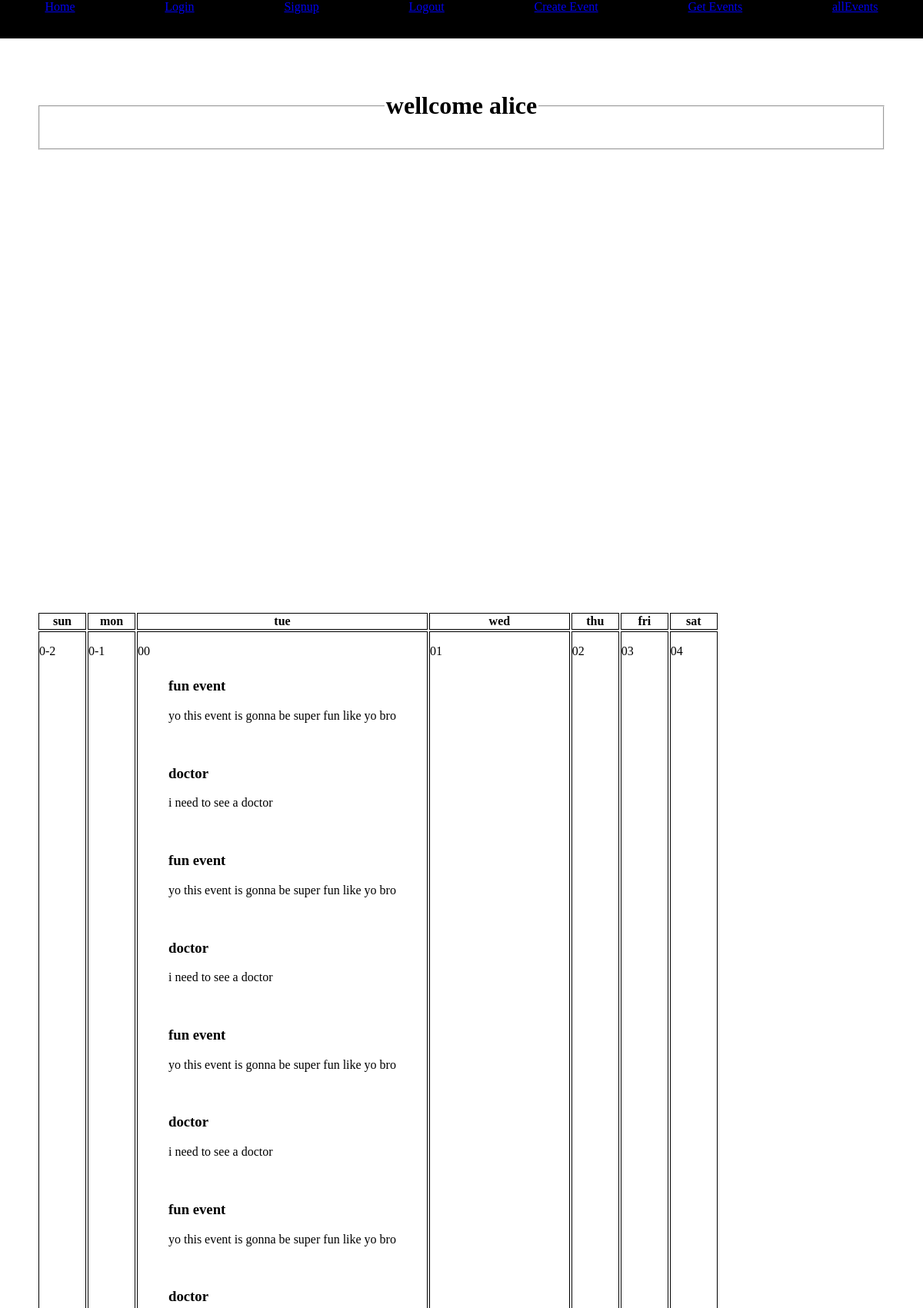
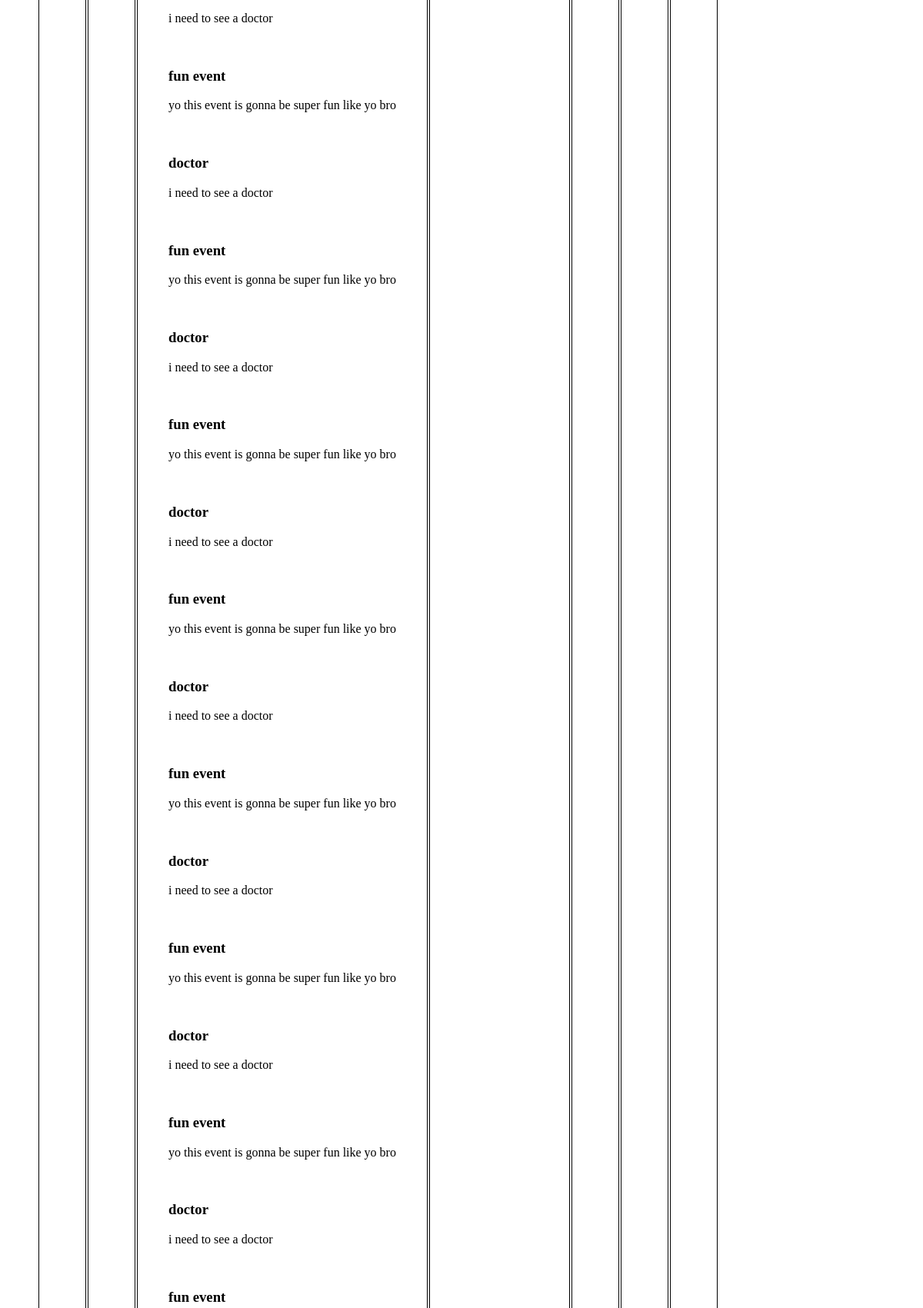
Page /allEvents (signed in, upper part) on the committed database (2 pictures, top to bottom).
### tables this page shows
CREATE TABLE events (id integer primary key, name text, description text, date text, user_id integer, foreign key (user_id) references users(id));

### main.py (the view)
@app.route('/allEvents')
def index():
    userId = session.get('userId')
    if not userId:
        return redirect('/login')
    events = get_events_by_userId(userId)
    if not events:
        return send_message("you have no events")
    calendar = deepcopy(daysTool)
    for event in events:
        print(f"{event = }")
        day = event[2][-2:]
        if day not in calendar:
            calendar[day] = []
        calendar[day].append(event)
    print(f"{calendar = }")
    return render_template("index.html", calendar=calendar, sortedCalendarDates=sortedCalendarDates, name=session.get('username'))

### databaseInteraction.py (called while the page is built)
def get_events_by_userId(userId):
    conn = connect("database.db")
    """Retrieve events from the database using a username."""
    cursor = conn.execute("SELECT name, description, date, id FROM events WHERE user_id = ?", (userId,))
    events = cursor.fetchall()
    return events

### templates/index.html (shortened to what this page needs)
{% extends 'base.html' %}
{% block content %}
<header>
    <fieldset>
        <legend>
            <h1>wellcome {{name}}</h1>
        </legend>
    </fieldset>
</header>
<table>
    <tr>
        <th>sun</th><th>mon</th><th>tue</th><th>wed</th><th>thu</th><th>fri</th><th>sat</th>
    </tr>
{% for week in sortedCalendarDates %}
    <tr>
        {% for day in week %}
        <td>
            <p class="date">{{ day }}</p>
            {% for event in calendar[day] %}
            <div class="event">
                <h3>{{ event[0] }}</h3>
                <p>{{ event[1] }}</p>
            </div>
            {% endfor %}
        </td>
        <br>
        {% endfor %}
    </tr>
{% endfor %}
</table>
{% endblock %}

### templates/base.html (style rules this page uses)
body { margin: 0%; }
td, th { border: 1px solid black; }

### templates/index.html (style rules this page uses)
:root { --indent-amount: 4%; }
header { margin: var(--indent-amount); }
table { margin:var(--indent-amount); }
td { position: relative; padding: 30px; }
.date { position: absolute; top: 0%; left: 0%; }
.event { padding: 10px; }
header { text-align: center; }

### rows in the picture
events: name "fun event", description "yo this event is gonna be super fun like yo bro"
events: name "doctor", description "i need to see a doctor"
events: name "fun event", description "yo this event is gonna be super fun like yo bro"
events: name "doctor", description "i need to see a doctor"
events: name "fun event", description "yo this event is gonna be super fun like yo bro"
events: name "doctor", description "i need to see a doctor"
events: name "fun event", description "yo this event is gonna be super fun like yo bro"
events: name "doctor", description "i need to see a doctor"
events: name "fun event", description "yo this event is gonna be super fun like yo bro"
events: name "doctor", description "i need to see a doctor"
events: name "fun event", description "yo this event is gonna be super fun like yo bro"
events: name "doctor", description "i need to see a doctor"
events: name "fun event", description "yo this event is gonna be super fun like yo bro"
events: name "doctor", description "i need to see a doctor"
events: name "fun event", description "yo this event is gonna be super fun like yo bro"
events: name "doctor", description "i need to see a doctor"
events: name "fun event", description "yo this event is gonna be super fun like yo bro"
events: name "doctor", description "i need to see a doctor"
events: name "fun event", description "yo this event is gonna be super fun like yo bro"
events: name "doctor", description "i need to see a doctor"
events: name "fun event", description "yo this event is gonna be super fun like yo bro"
events: name "doctor", description "i need to see a doctor"
events: name "fun event"

### other values in the picture
{{ name }} "alice"
{{ day }} "0-2" "0-1" "00" "01" "02" "03" "04"
